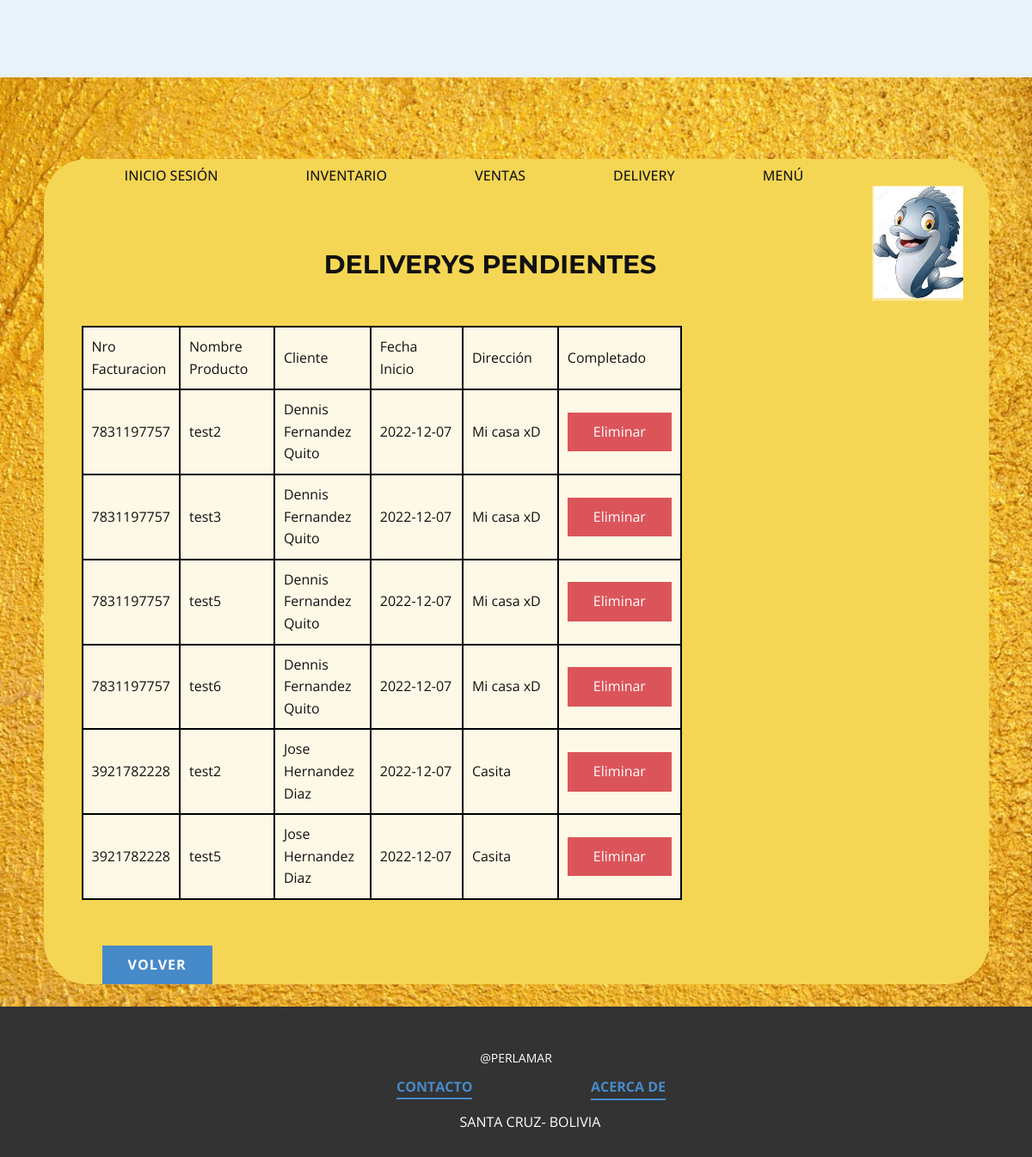
The app's page /delivery-pendientes with its own data.
### tables this page shows
CREATE TABLE COMPRA_DELIVERY(
-- - Claves:
ci INTEGER NOT NULL,
id_prod INTEGER NOT NULL,
nro_factura INTEGER NOT NULL,
-- - Atributos de relacion
entregado INT NOT NULL,
ubicacion_cliente VARCHAR2(50),
fecha DATETIME NOT NULL,
telefono INTEGER NOT NULL,

-- -PRIMARY KEY (ci, id_prod, nit)
FOREIGN KEY (id_prod) REFERENCES PRODUCTO(id_prod)
FOREIGN KEY (ci) REFERENCES CLIENTE(ci)
FOREIGN KEY (nro_factura) REFERENCES FACTURACION(nro_factura)
);

CREATE TABLE PRODUCTO(id_prod INTEGER PRIMARY KEY AUTOINCREMENT, nombre VARCHAR2(50), stock INTEGER NOT NULL,descripcion VARCHAR2(50), foto_prod VARCHAR2(50), fecha_venc DATETIME NOT NULL,precio INTEGER NOT NULL, pais_fabricacion VARCHAR2(50),id_prov INTEGER NOT NULL, ci_director_comercial INTEGER NOT NULL, FOREIGN KEY (id_prov) REFERENCES PROVEEDOR(id_prov), FOREIGN KEY (ci_director_comercial) REFERENCES DIRECTOR_COMERCIAL(ci_director_comercial));

CREATE TABLE CLIENTE(
ci INTEGER PRIMARY KEY AUTOINCREMENT,
nombre_completo VARCHAR2(100)
);

### main.py (the view)
@app.route('/delivery-pendientes')
def delivery_pendientes():
	con = sqlite3.connect("database.db")
	cur = con.cursor()
	cur.execute("SELECT xd.NRO_FACTURA, xl.NOMBRE, xs.NOMBRE_COMPLETO, xd.FECHA, xd.UBICACION_CLIENTE FROM COMPRA_DELIVERY xd, CLIENTE xs, PRODUCTO xl WHERE xd.CI = xs.CI AND xl.ID_PROD = xd.ID_PROD AND xd.ENTREGADO = 0")
	v_clientes_delivery = cur.fetchall()
	return render_template('Delivery-pendientes.html', clientes_delivery = v_clientes_delivery)

### templates/Delivery-pendientes.html (shortened to what this page needs)
<!DOCTYPE html>
<html style="font-size: 16px;" lang="es"><head>
    <link rel="stylesheet" href="{{ url_for('static', filename='css/nicepage.css') }}" media="screen">
<link rel="stylesheet" href="{{ url_for('static', filename='css/Delivery-pendientes.css') }}" media="screen">
  </head>
  <body class="u-body u-xl-mode" data-lang="es"><header class="u-header u-palette-1-light-3" id="sec-f8e6" data-animation-name="" data-animation-duration="0" data-animation-delay="0" data-animation-direction=""><div class="u-clearfix u-sheet u-sheet-1"></div></header>
    <section class="u-align-center u-clearfix u-image u-section-1" id="carousel_40ac" data-image-width="1280" data-image-height="852">
      <div class="u-clearfix u-sheet u-sheet-1">
        <div class="u-align-center u-container-style u-expanded-width-md u-expanded-width-sm u-expanded-width-xs u-group u-palette-3-light-1 u-radius-50 u-shape-round u-group-1">
          <div class="u-container-layout u-container-layout-1">
            <img class="u-image u-image-default u-preserve-proportions u-image-1" src="{{ url_for('static', filename='images/image.png') }}" alt="" data-image-width="106" data-image-height="134">
            <nav class="u-menu u-menu-one-level u-offcanvas u-menu-1">
              <div class="u-custom-menu u-nav-container">
                <ul class="u-nav u-spacing-2 u-unstyled u-nav-1"><li class="u-nav-item"><a class="u-active-palette-1-base u-border-active-palette-1-base u-border-hover-palette-1-light-1 u-border-no-left u-border-no-right u-border-no-top u-button-style u-hover-palette-1-light-1 u-nav-link u-text-active-white u-text-grey-90 u-text-hover-white" href="{{ url_for('inicio_sesion') }}" style="padding: 10px 50px;">Inicio Sesión</a>
</li><li class="u-nav-item"><a class="u-active-palette-1-base u-border-active-palette-1-base u-border-hover-palette-1-light-1 u-border-no-left u-border-no-right u-border-no-top u-button-style u-hover-palette-1-light-1 u-nav-link u-text-active-white u-text-grey-90 u-text-hover-white" href="{{ url_for('inventario') }}" style="padding: 10px 50px;">Inventario</a>
</li><li class="u-nav-item"><a class="u-active-palette-1-base u-border-active-palette-1-base u-border-hover-palette-1-light-1 u-border-no-left u-border-no-right u-border-no-top u-button-style u-hover-palette-1-light-1 u-nav-link u-text-active-white u-text-grey-90 u-text-hover-white" href="{{ url_for('ventas') }}" style="padding: 10px 50px;">Ventas</a>
</li><li class="u-nav-item"><a class="u-active-palette-1-base u-border-active-palette-1-base u-border-hover-palette-1-light-1 u-border-no-left u-border-no-right u-border-no-top u-button-style u-hover-palette-1-light-1 u-nav-link u-text-active-white u-text-grey-90 u-text-hover-white" href="{{ url_for('delibery') }}" style="padding: 10px 50px;">Delivery</a>
</li><li class="u-nav-item"><a class="u-active-palette-1-base u-border-active-palette-1-base u-border-hover-palette-1-light-1 u-border-no-left u-border-no-right u-border-no-top u-button-style u-hover-palette-1-light-1 u-nav-link u-text-active-white u-text-grey-90 u-text-hover-white" href="{{ url_for('index') }}" style="padding: 10px 50px;">Menú</a>
</li></ul>
              </div>
            </nav>
            <h3 class="u-custom-font u-font-montserrat u-text u-text-1">DELIVERYS PENDIENTES</h3>
            <div class="u-expanded-width-md u-expanded-width-sm u-expanded-width-xs u-table u-table-responsive u-table-1">
              <table class="u-table-entity">
                <colgroup>
                  <col width="11%">
                  <col width="11%">
                  <col width="11.1%">
                  <col width="10.9%">
                  <col width="11.1%">
                  <col width="10.899999999999991%">
                  <col width="11.7%">
                  <col width="10.9%">
                  <col width="11.299999999999992%">
                </colgroup>
                <tbody class="u-palette-3-light-3 u-table-body u-table-body-1">
                  <tr style="height: 64px;">
                    <td class="u-border-2 u-border-black u-table-cell">Nro Facturacion</td>
                    <td class="u-border-2 u-border-black u-table-cell">Nombre Producto</td>
                    <td class="u-border-2 u-border-black u-table-cell">Cliente</td>
                    <td class="u-border-2 u-border-black u-table-cell">Fecha Inicio</td>
                    <td class="u-border-2 u-border-black u-table-cell">Dirección</td>
                    <td class="u-border-2 u-border-black u-table-cell">Completado</td>
                  </tr>
                  {% for cliente in clientes_delivery %}
                  <tr style="height: 65px;">
                    <td class="u-border-2 u-border-black u-table-cell">{{ cliente[0] }}</td>
                    <td class="u-border-2 u-border-black u-table-cell">{{ cliente[1] }}</td>
                    <td class="u-border-2 u-border-black u-table-cell">{{ cliente[2] }}</td>
                    <td class="u-border-2 u-border-black u-table-cell">{{ cliente[3] }}</td>
                    <td class="u-border-2 u-border-black u-table-cell">{{ cliente[4] }}</td>
                    <td class="u-border-2 u-border-black u-table-cell">
                      <a class="u-border-none u-btn u-button-style u-hover-palette-2-dark-1 u-palette-2-base u-btn-2" href="/deliverycompletado?nro_facturacion={{ cliente[0] }}&nombre_producto={{ cliente[1] }}&nombre_cliente={{ cliente[2] }}&fecha_inicio={{ cliente[3] }}&direccion={{ cliente[4] }}">Eliminar</a>
                    </td>
                  </tr>
                  {% endfor %}
                </tbody>
              </table>
            </div>
            <a href="{{ url_for('delibery') }}" class="u-btn u-button-style u-hover-palette-1-dark-1 u-palette-1-base u-btn-1">VOLVER</a>
          </div>
        </div>
      </div>
    </section>
    <footer class="u-align-center u-clearfix u-footer u-grey-80 u-footer" id="sec-5467"><div class="u-clearfix u-sheet u-sheet-1">
        <p class="u-small-text u-text u-text-variant u-text-1">@PERLAMAR</p>
        <a href="{{ url_for('contacto') }}" class="u-active-none u-border-2 u-border-no-left u-border-no-right u-border-no-top u-border-palette-1-base u-bottom-left-radius-0 u-bottom-right-radius-0 u-btn u-btn-rectangle u-button-style u-hover-none u-none u-radius-0 u-top-left-radius-0 u-top-right-radius-0 u-btn-1">CONTACTO</a>
        <a href="{{ url_for('acerca_de') }}" class="u-active-none u-border-2 u-border-no-left u-border-no-right u-border-no-top u-border-palette-1-base u-bottom-left-radius-0 u-bottom-right-radius-0 u-btn u-btn-rectangle u-button-style u-hover-none u-none u-radius-0 u-top-left-radius-0 u-top-right-radius-0 u-btn-2">ACERCA DE
        </a>
        <p class="u-text u-text-2">SANTA CRUZ- BOLIVIA</p>
      </div></footer>
</body></html>

### static/css/Delivery-pendientes.css (style rules this page uses)
.u-section-1 { background-image: url("images/acd93c800b31da11360444b768ed38c6e45370b5e48967e9192f5348363c7cd6bb6b302d38de89d0f4a35c4243452205b986299b6f19c9928f112d_1280.jpg"); background-position: 50% 50%; }
.u-section-1 .u-sheet-1 { min-height: 100vh; }
.u-section-1 .u-group-1 { width: 1099px; min-height: 683px; background-image: none; height: auto; margin: 95px auto 26px; }
.u-section-1 .u-container-layout-1 { padding: 0; }
.u-section-1 .u-image-1 { width: 106px; height: 134px; margin: 31px 30px 0 auto; }
.u-section-1 .u-menu-1 { margin: -164px auto 0 44px; }
.u-section-1 .u-nav-1 { font-weight: 500; font-size: 1rem; text-transform: uppercase; }
.u-section-1 .u-text-1 { font-weight: 700; font-size: 1.875rem; margin: 68px 372px 0 312px; }
.u-section-1 .u-table-1 { width: 1016px; margin: 53px 39px 0 auto; }
.u-section-1 .u-table-body-1 { background-image: none; }
.u-section-1 .u-btn-1 { border-style: none; font-weight: 700; text-transform: uppercase; letter-spacing: 1px; margin: 53px auto 0 68px; }

### records on screen
COMPRA_DELIVERY: nro_factura "7831197757", nombre "test2", nombre_completo "Dennis Fernandez Quito", fecha "2022-12-07", ubicacion_cliente "Mi casa xD"
COMPRA_DELIVERY: nro_factura "7831197757", nombre "test3", nombre_completo "Dennis Fernandez Quito", fecha "2022-12-07", ubicacion_cliente "Mi casa xD"
COMPRA_DELIVERY: nro_factura "7831197757", nombre "test5", nombre_completo "Dennis Fernandez Quito", fecha "2022-12-07", ubicacion_cliente "Mi casa xD"
COMPRA_DELIVERY: nro_factura "7831197757", nombre "test6", nombre_completo "Dennis Fernandez Quito", fecha "2022-12-07", ubicacion_cliente "Mi casa xD"
COMPRA_DELIVERY: nro_factura "3921782228", nombre "test2", nombre_completo "Jose Hernandez Diaz", fecha "2022-12-07", ubicacion_cliente "Casita"
COMPRA_DELIVERY: nro_factura "3921782228", nombre "test5", nombre_completo "Jose Hernandez Diaz", fecha "2022-12-07", ubicacion_cliente "Casita"
